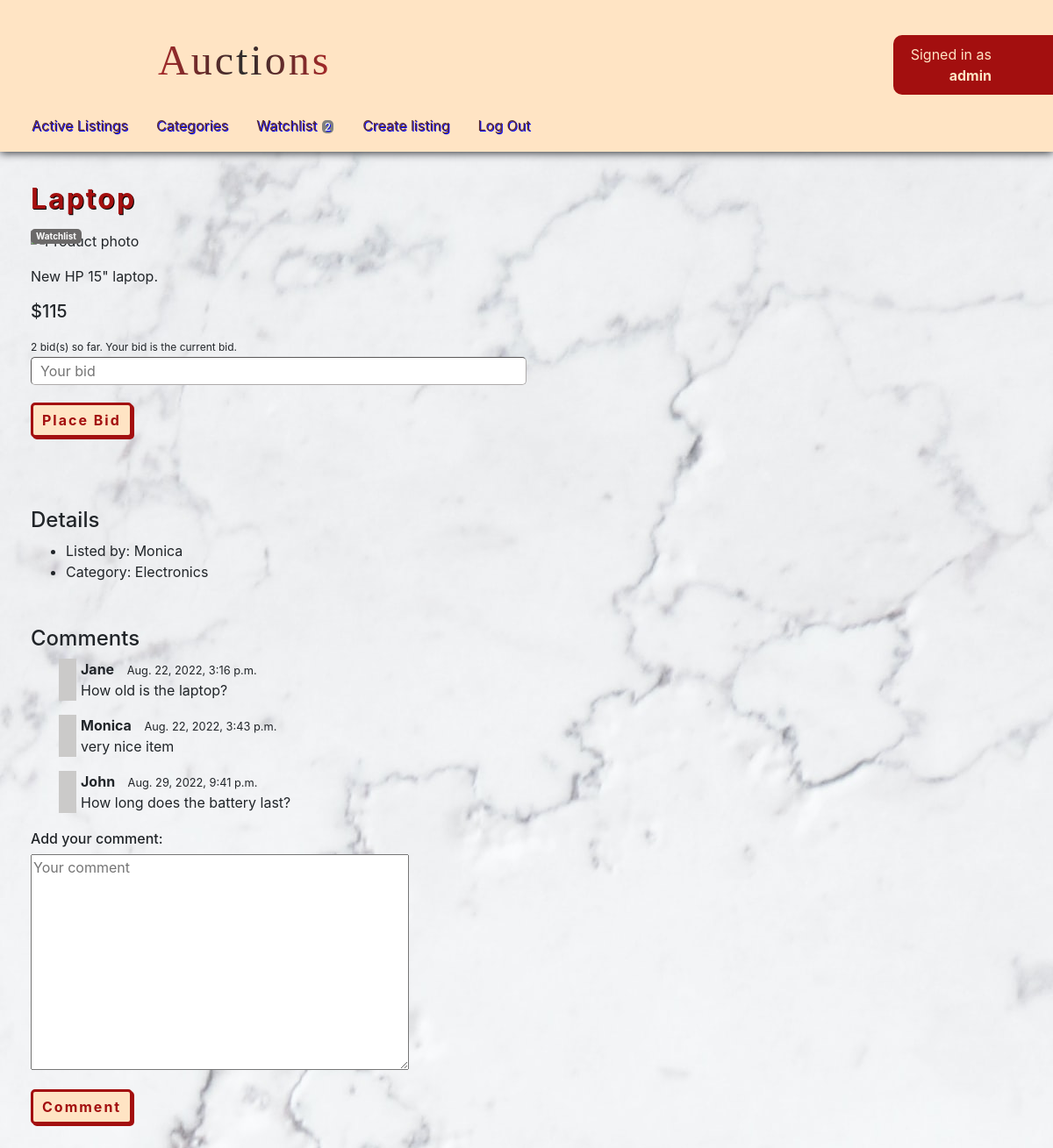
Screenshot of /listing/3 (signed in) with the database file from the repository.
### auctions/models.py (models this page shows, shortened)
class User(AbstractUser):
    pass

class Listing(models.Model):
    user = models.ForeignKey(User, on_delete=models.CASCADE, related_name="users_listings")
    title = models.CharField(max_length=64)
    description = models.TextField(max_length=264)
    price = models.IntegerField()
    actual_price = models.IntegerField()
    url = models.URLField()
    category = models.ForeignKey(Category, on_delete=models.CASCADE, related_name="listings_in_category")
    timestamp = models.DateTimeField()
    status = models.BooleanField(default=True)

class Category(models.Model):
    category = models.CharField(max_length=32)
    class Meta:
        ordering = ["category"]
    def __str__(self):
        return f"{self.category}"

class Comment(models.Model):
    user = models.ForeignKey(User, on_delete=models.CASCADE)
    listing = models.ForeignKey(Listing, on_delete=models.CASCADE)
    text = models.CharField(max_length=128)
    timestamp = models.DateTimeField()

### auctions/views.py (the view)
# urls.py: path("listing/<str:listing_id>", views.listing, name="listing"),
def listing(request, listing_id):
    user = request.user
    count = util.watchlist_count(user)
    listing = Listing.objects.get(pk=listing_id)
    listing_user = listing.user
    bids_count = util.bids_count(listing_id)
    price = listing.actual_price
    comments = Comment.objects.filter(listing_id=listing_id)
    if user == listing_user:
        creator = True
    else:
        creator = False
    if listing.status == False:
        winner = util.winner(listing_id, user)
        if winner:
            msg = "Congratulations! You've won the auction!"
            victory = True
        else:
            msg = False
            victory = True
    else:
        winner = False
        victory = False
        msg = False
    return render(request, "auctions/listing.html", {
        "comment_form": Comment_form(),
        "comments": comments,
        "listing": listing,
        "count": count,
        "bids_count": bids_count,
        "price": price,
        "creator": creator,
        "winner": winner,
        "msg": msg,
        "victory": victory
    })

### auctions/views.py
class Comment_form(forms.ModelForm):
    text = forms.CharField(label="", max_length=128, widget = forms.Textarea(attrs={"placeholder": "Your comment"}))
    class Meta:
        model=Comment
        fields=["text"]

### auctions/util.py (called while the page is built)
def watchlist_count(user):
    user_check = User.objects.filter(username=user)
    if user_check.exists():
        user = User.objects.get(username=user)
        user_id = int(user.id)
        instance = Watcher.objects.filter(user_id=user_id)
        if instance.exists():
            watcher = Watcher.objects.get(user_id=user_id)
            count = watcher.listings.filter(status=True).count()
            return count
        else:
            return None
    return None

def bids_count(listing_id):
    biditem_check = BidItem.objects.filter(listing_id=listing_id)
    if biditem_check.exists():
        bid_item_object = BidItem.objects.get(listing_id=listing_id)
        bids_count = bid_item_object.bids.all().count()
        return bids_count
    return 0

### auctions/templates/auctions/listing.html (shortened to what this page needs)
{% extends "auctions/layout.html" %}
{% block body %}
<div class="sub-body">
  <h2>{{ listing.title }}</h2>
  {% if user.is_authenticated %}
  <form action="{% url 'watchlist' %}" method="post">
    <input
      class="watchlist_btn"
      type="submit"
      value="Watchlist"
      name="watchlist_btn"
    />
  </form>
  {% endif %}
  <img src="{{ listing.url }}" alt="Product photo" />
  <p>{{ listing.description | linebreaks }}</p>
  <h5>${{ price }}</h5>
  {% if user.is_authenticated %}
  {% if not victory %}
  <p class="bidamount">
    {{ bids_count }} bid(s) so far. Your bid is the current bid.
  </p>
  <form action="{% url 'bidding' %}" method="post">
    <input
      class="bidform"
      type="text"
      name="bid_value"
      autocomplete="off"
      placeholder="Your bid"
    /><br />
    <input class="button" type="submit" name="submit" value="Place Bid" />
  </form>
  {% endif %}
  {% endif %}
  <h4>Details</h4>
  <ul>
    <li>Listed by: {{ listing.user }}</li>
    <li>Category: {{ listing.category }}</li>
  </ul>
  <h4>Comments</h4>
  {% for comment in comments %}
  <div class="comment_div">
    <p>
      <span class="comment_user">{{ comment.user }}</span>
      <span class="comment_timestamp">{{ comment.timestamp }}</span><br />
      <span>{{ comment.text }}</span>
    </p>
  </div>
  {% endfor %}
  {% if user.is_authenticated %}
  <h6>Add your comment:</h6>
  <form action="{% url 'addcomment' %}" method="post">
    {% csrf_token %} {{ comment_form.as_p }}
    <input class="button" type="submit" name="submit" value="Comment" />
  </form>
  {% endif %}
  {% endblock %}

### auctions/templates/auctions/layout.html (shortened to what this page needs)
{% load static %}
<!DOCTYPE html>
<html lang="en">
  <head>
    <link
      rel="stylesheet"
      href="https://stackpath.bootstrapcdn.com/bootstrap/4.4.1/css/bootstrap.min.css"
    />
    <link href="{% static 'auctions/styles.css' %}" rel="stylesheet" />
  </head>
  <body>
    <div class="nav_div">
      <div class="signed_div">
        <div class="frame_div">
          <iframe
            src="https://giphy.com/embed/XgfBSOF9E3YrBCOkO6"
            frameborder="0"
            class="giphy-embed"
          ></iframe>
        </div>
        <h1>Auctions</h1>
        <div class="user-div">
          {% if user.is_authenticated %} Signed in as
          <strong>{{ user.username }}</strong>
          {% else %} Not signed in.
          {% endif %}
        </div>
      </div>
    </div>
    <div class="nav">
      <li class="nav-item">
        <a class="nav-link" href="{% url 'index' %}">Active Listings</a>
      </li>
      {% if user.is_authenticated %}
      <li class="nav-item">
        <a class="nav-link" href="{% url 'categories' %}">Categories</a>
      </li>
      <li class="nav-item">
        <a class="nav-link" href="{% url 'watchlist' %}"
          >Watchlist {% if count %}
          <span class="watchlist_span">{{ count }}</span>
          {% endif %}
        </a>
      </li>
      <li class="nav-item">
        <a class="nav-link" href="{% url 'createlisting' %}">Create listing</a>
      </li>
      <li class="nav-item">
        <a class="nav-link" href="{% url 'logout' %}">Log Out</a>
      </li>
      {% endif %}
    </div>
    {% block body %} {% endblock %}
  </body>
</html>

### auctions/static/auctions/styles.css (style rules this page uses)
body { background: url("bg.jpg") repeat right top; background-attachment: fixed; }
img { max-height: 300px; object-fit: cover; }
a { text-decoration: none; }
h1 { margin: 30px 150px 0; font-family: "Cinzel Decorative", cursive; font-size: 3em; letter-spacing: 3px; background: linear-gradient( to right, rgb(167, 41, 41), rgb(45, 44, 44), rgb(167, 41, 41) ); -webkit-background-clip: text; -webkit-text-fill-color: transparent; }
h2 { color: rgb(163, 15, 15); margin-bottom: 15px; font-weight: bold; display: inline-block; text-shadow: 1px 1px black; letter-spacing: 2px; }
h4 { margin-top: 50px; }
h6 { margin-top: 20px; }
.giphy-embed { width: 200%; height: 200%; position: absolute; }
.frame_div { width: 5%; height: 0; padding-bottom: 3%; position: absolute; }
.nav { padding: 10px 20px; background-color: bisque; box-shadow: 0 1px 10px; position: sticky; top: 0; z-index: 1; }
.nav_div { padding: 10px 30px 0px; background-color: bisque; position: relative; z-index: 2; }
.user-div { display: flex; float: right; flex-direction: column; text-align: end; justify-content: center; align-content: center; background-color: rgb(163, 15, 15); margin: 30px -30px 5px 0; padding: 10px 70px 10px 20px; border-top-left-radius: 10px; border-bottom-left-radius: 10px; color: bisque; }
.signed_div { display: flex; justify-content: space-between; align-content: stretch; }
.nav-link { color: rgb(91, 44, 44); text-shadow: 1px 1px blue; transition: 1s; }
.sub-body { padding: 35px; position: relative; z-index: 0; }
.comment_user { font-weight: bold; margin-right: 10px; }
.comment_timestamp { font-size: 0.8rem; }
.comment_div { border-left-style: solid; border-width: 20px; border-color: rgb(203, 202, 201); padding-left: 5px; margin-left: 2rem; }
.watchlist_span { background-color: gray; color: white; padding: 0px 3px; margin: 1px; border-radius: 5px; font-size: 12px; }
.watchlist_btn { position: absolute; border: none; background-color: rgb(107, 105, 105); color: white; border-radius: 5px; font-size: 10px; font-weight: bold; }
.bidform { width: 50%; margin-bottom: 20px; border-width: 1px; border-radius: 5px; border-color: rgb(174, 171, 171); padding: 3px 10px; }
.bidamount { font-size: 12px; margin-bottom: 2px; margin-top: 20px; }
.button { font-weight: bold; letter-spacing: 2px; background-color: bisque; color: rgb(163, 15, 15); border: solid; border-radius: 5px; padding: 5px 10px; margin-bottom: 30px; box-shadow: 2px 2px; }

### rows the page displays
User: username "admin"
Listing: title "Laptop", description "New HP 15\" laptop.", user "Monica", category "Electronics"
Comment: user "Jane", timestamp "Aug. 22, 2022, 3:16 p.m.", text "How old is the laptop?"
Comment: user "Monica", timestamp "Aug. 22, 2022, 3:43 p.m.", text "very nice item"
Comment: user "John", timestamp "Aug. 29, 2022, 9:41 p.m.", text "How long does the battery last?"

### other values shown
{{ count }} "2"
{{ price }} "115"
{{ bids_count }} "2"
